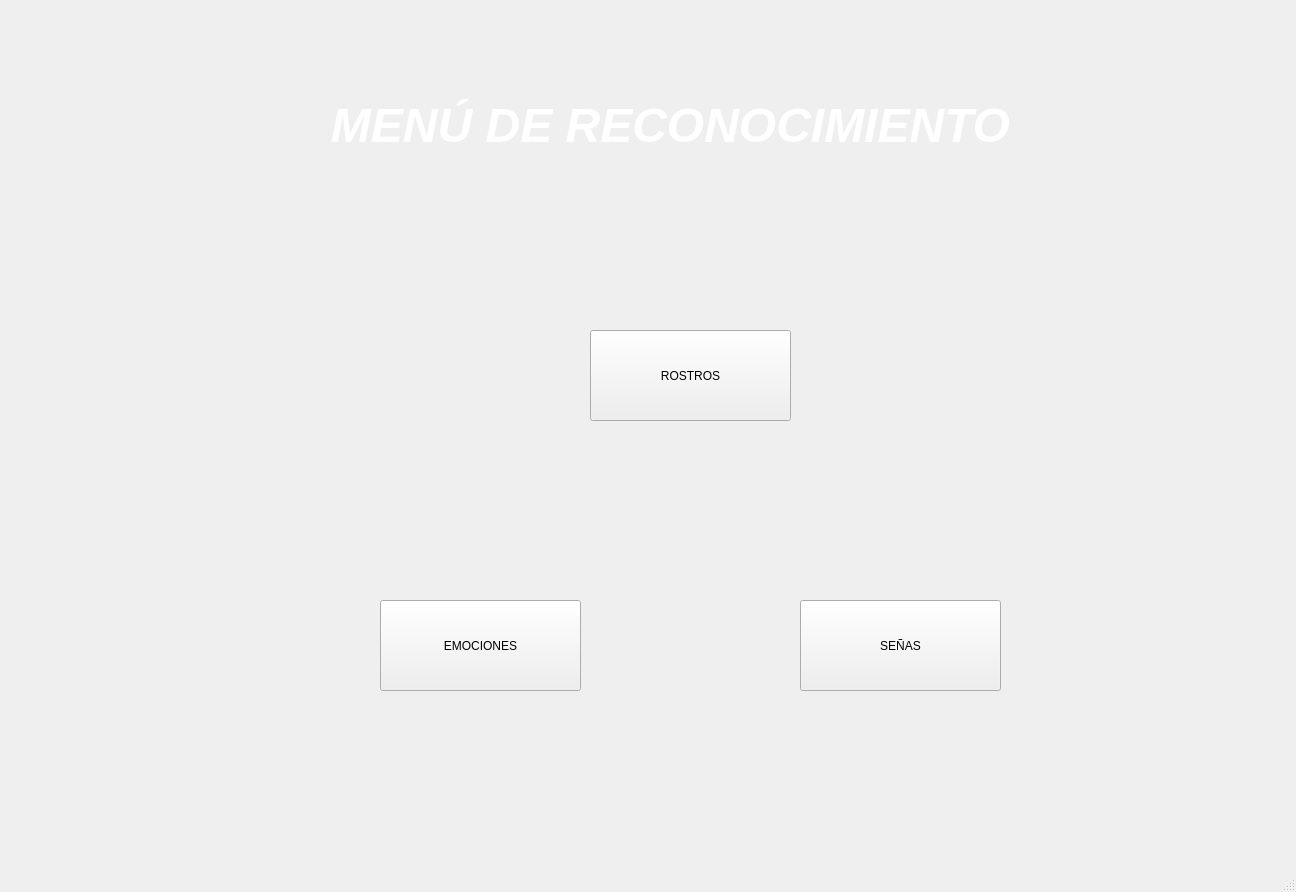
<?xml version="1.0" encoding="UTF-8"?>
<ui version="4.0">
 <class>MainWindow</class>
 <widget class="QMainWindow" name="MainWindow">
  <property name="geometry">
   <rect>
    <x>0</x>
    <y>0</y>
    <width>1296</width>
    <height>892</height>
   </rect>
  </property>
  <property name="windowTitle">
   <string>MENU DE RECONOCIMIENTO</string>
  </property>
  <property name="windowIcon">
   <iconset resource="../resources.qrc">
    <normaloff>:/iconos/humano.png</normaloff>:/iconos/humano.png</iconset>
  </property>
  <property name="styleSheet">
   <string notr="true">&lt;resources&gt;
  &lt;color name=&quot;primaryColor&quot;&gt;#2979ff&lt;/color&gt;
  &lt;color name=&quot;primaryLightColor&quot;&gt;#75a7ff&lt;/color&gt;
  &lt;color name=&quot;secondaryColor&quot;&gt;#f5f5f5&lt;/color&gt;
  &lt;color name=&quot;secondaryLightColor&quot;&gt;#ffffff&lt;/color&gt;
  &lt;color name=&quot;secondaryDarkColor&quot;&gt;#e6e6e6&lt;/color&gt;
  &lt;color name=&quot;primaryTextColor&quot;&gt;#3c3c3c&lt;/color&gt;
  &lt;color name=&quot;secondaryTextColor&quot;&gt;#555555&lt;/color&gt;
&lt;/resources&gt;
</string>
  </property>
  <widget class="QWidget" name="centralwidget">
   <widget class="QLabel" name="label">
    <property name="geometry">
     <rect>
      <x>320</x>
      <y>90</y>
      <width>701</width>
      <height>71</height>
     </rect>
    </property>
    <property name="text">
     <string>&lt;html&gt;&lt;head/&gt;&lt;body&gt;&lt;p align=&quot;center&quot;&gt;&lt;span style=&quot; font-size:36pt; font-weight:700; font-style:italic; color:#ffffff;&quot;&gt;MENÚ DE RECONOCIMIENTO&lt;/span&gt;&lt;/p&gt;&lt;/body&gt;&lt;/html&gt;</string>
    </property>
    <property name="alignment">
     <set>Qt::AlignmentFlag::AlignCenter</set>
    </property>
   </widget>
   <widget class="QPushButton" name="pushButton_2">
    <property name="geometry">
     <rect>
      <x>380</x>
      <y>600</y>
      <width>201</width>
      <height>91</height>
     </rect>
    </property>
    <property name="styleSheet">
     <string notr="true">font: 15pt &quot;Segoe UI&quot;;</string>
    </property>
    <property name="text">
     <string>EMOCIONES</string>
    </property>
   </widget>
   <widget class="QPushButton" name="pushButton_3">
    <property name="geometry">
     <rect>
      <x>800</x>
      <y>600</y>
      <width>201</width>
      <height>91</height>
     </rect>
    </property>
    <property name="styleSheet">
     <string notr="true">font: 15pt &quot;Segoe UI&quot;;</string>
    </property>
    <property name="text">
     <string>SEÑAS</string>
    </property>
   </widget>
   <widget class="QPushButton" name="pushButton_4">
    <property name="geometry">
     <rect>
      <x>590</x>
      <y>330</y>
      <width>201</width>
      <height>91</height>
     </rect>
    </property>
    <property name="styleSheet">
     <string notr="true">font: 15pt &quot;Segoe UI&quot;;</string>
    </property>
    <property name="text">
     <string>ROSTROS</string>
    </property>
   </widget>
   <widget class="QLabel" name="label_2">
    <property name="geometry">
     <rect>
      <x>470</x>
      <y>330</y>
      <width>101</width>
      <height>91</height>
     </rect>
    </property>
    <property name="styleSheet">
     <string notr="true">border-image: url(:/iconos/RECONO.png);</string>
    </property>
    <property name="text">
     <string/>
    </property>
    <property name="alignment">
     <set>Qt::AlignmentFlag::AlignCenter</set>
    </property>
   </widget>
   <widget class="QLabel" name="label_3">
    <property name="geometry">
     <rect>
      <x>690</x>
      <y>600</y>
      <width>101</width>
      <height>91</height>
     </rect>
    </property>
    <property name="styleSheet">
     <string notr="true">border-image: url(:/iconos/SENAS.png);</string>
    </property>
    <property name="text">
     <string/>
    </property>
   </widget>
   <widget class="QLabel" name="label_4">
    <property name="geometry">
     <rect>
      <x>250</x>
      <y>600</y>
      <width>121</width>
      <height>91</height>
     </rect>
    </property>
    <property name="styleSheet">
     <string notr="true">border-image: url(:/iconos/positividad.png);</string>
    </property>
    <property name="text">
     <string/>
    </property>
   </widget>
  </widget>
  <widget class="QStatusBar" name="statusbar"/>
 </widget>
 <resources>
  <include location="../resources.qrc"/>
 </resources>
 <connections/>
</ui>
